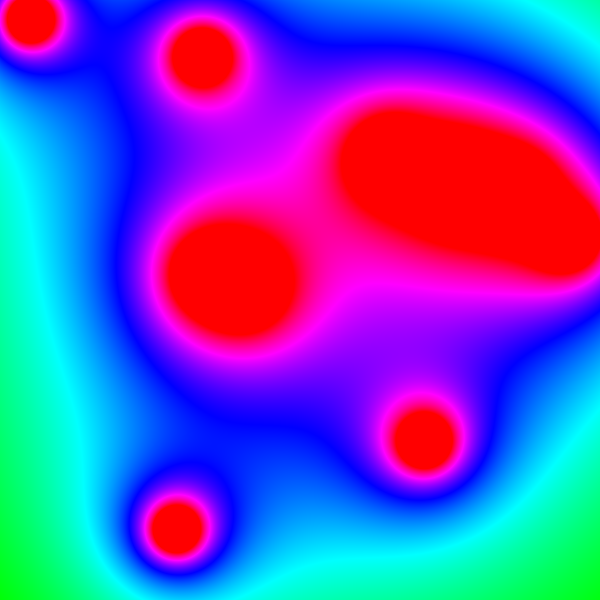
Frame 1 (no input)
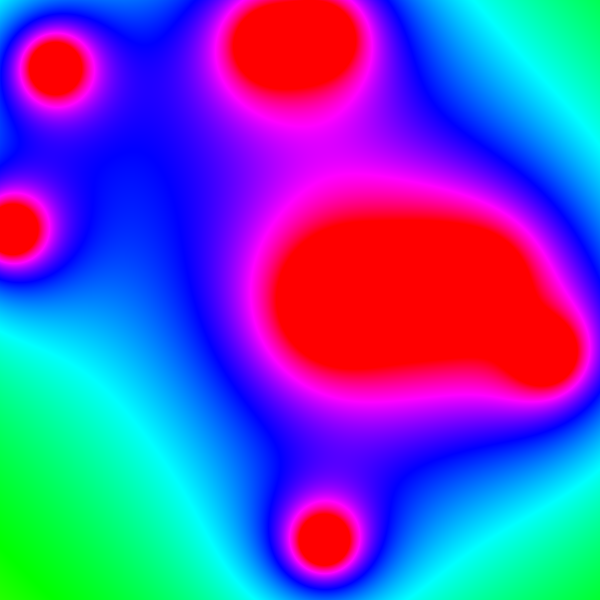
Frame 60 (the mouse pressed at the canvas centre just before this capture)
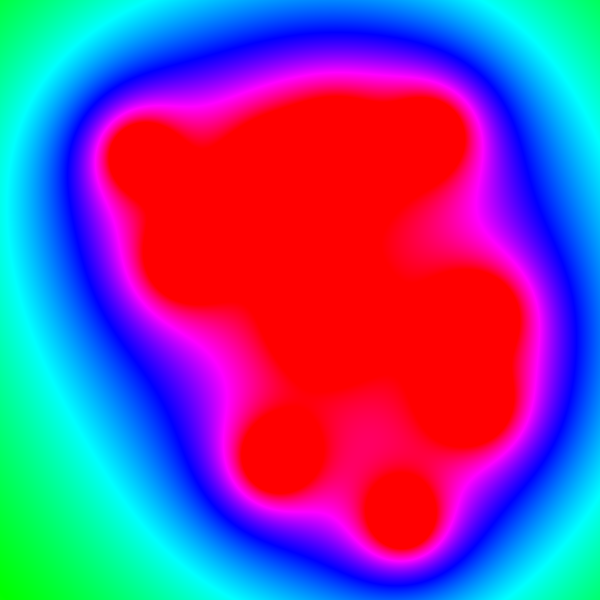
Frame 120 (the mouse held since frame 60 and released just before this capture)

The Processing sketch that drew these frames (run headless with seeded random() and noise(); from frame 60 on, the mouse is pressed at the canvas centre):

// Processing sketch: Metaballs
// ── Metaballs.pde
blob[] blobs=new blob[10];
void setup(){
  size(600,600);
  colorMode(HSB);
  for(int i=0;i<blobs.length;i+=1){
    blobs[i]=new blob(random(0,width),random(0,height),random(10,40));
  }
}
void draw(){
  background(0);
  loadPixels();
  for(int x=0;x<width;x+=1){
    for(int y=0;y<height;y+=1){
      int index=x+y*width;
      float sum=0;
      for(blob b:blobs){
        float d=dist(x,y,b.pos.x,b.pos.y);
      //d=map(d,0,300*1.414,0,255);
        sum +=100*blobs[0].r/d;
      }
      pixels[index]=color(sum,255,255);
     
    }
  }
  
  updatePixels();
  for(int i=0;i<blobs.length;i+=1){
   blobs[i].run();
  }
}

// ── blob.pde
class blob{
  PVector pos;
  float r;
  PVector vel; 
  blob(float x,float y,float r_){
    pos=new PVector(x,y);
    vel=PVector.random2D();
    vel.mult(random(2,5));
    r=r_;
    
  }
  void run(){
    show();
    update();
  }
  void show(){
    noFill();
    stroke(0);
    //strokeWeight(4);
    //circle(pos.x,pos.y,r);
  }
  void update(){   
    pos.add(vel);
    if(pos.x>width||pos.x<0){
      vel.x*=-1;
    }
    if(pos.y>height||pos.y<0){
      vel.y*=-1;
    }
  }



}
